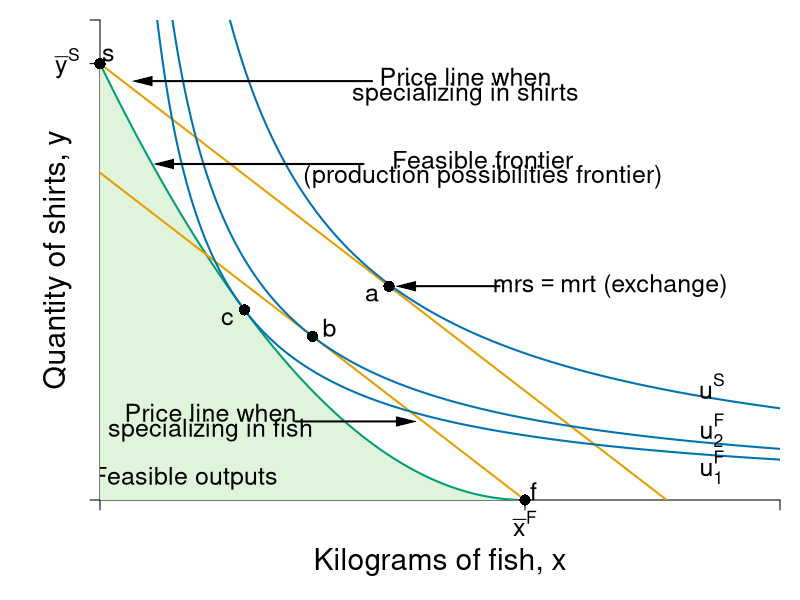

Generate this figure with R:
#Graph Designer: Simon Halliday + Scott Cohn
#Authors: Bowles and Halliday
#Title: Coordination, Conflict and Competition: A Text in Microeconomics

require(shape)
pdf(file = "specprodexch/ppf_eos_indiff_poverty_trap.pdf", width = 9, height = 9)

#Set parameters for graphics
pointsize <- 1.8
axislabelsize <- 1.8
labelsize <- 1.5
namesize <- 1.8
annotatesize <- 1.5
graphlinewidth <- 2
segmentlinewidth <- 1.5

COL <- c("#7fc97f", "#beaed4", "#fdc086", "#ffff99", "#386cb0", "#f0027f", "#bf5b17", "#666666")
COLA <- c("#e0f3db", "#99d8c9","#66c2a4","#41ae76", "#238b45", "#005824")
COLB <- c("#4eb3d3", "#2b8cbe", "#0868ac","#084081")
grays <- gray.colors(25, start = 1, end = 0)
CBCols <- c("#009E73","#0072B2","#E69F00")

#Edited the margins to cater for the larger LHS labels
par(mar =  c(5, 5, 1, 1))


ppf <- function(fish, k = 10/25, alpha = 2, maxfish = 5) {
  k * (fish - maxfish)^alpha 
}


uFn <- function(x, y, alpha = 0.5){
  (x^alpha)*(y^(1-alpha))
}

budgetExchange <- function(x, yintercept = 12, slope = 1){
  yintercept - slope * x
}

xlims <- c(0, 8)
ylims <- c(0, 11)

npts <- 501 
x <- seq(xlims[1], xlims[2], length.out = npts)
y <- seq(ylims[1], ylims[2], length.out = npts) 
a <- c(uFn(1.7, ppf(1.7)), sqrt(9.375), 4.1)

plot(0, 0, xlim = xlims, ylim = ylims, type = "n",
     xlab = expression(paste("")),
     ylab = expression(paste("")), 
     xaxt = "n", 
     yaxt = "n", 
     cex.lab = axislabelsize, 
     bty = "n", 
     xaxs = "i", 
     yaxs = "i"
)

# ticksy <- seq(from = 0, to = ylims[2], by = 1)
# ylabels <- seq(from = 0, to = ylims[2], by = 1)
# ticksx <- seq(from = 0, to = xlims[2], by = 1)
# xlabels <- seq(from = 0, to = xlims[2], by = 1)
ticksy <- c(ylims[1], 10, ylims[2])
ylabels <- c(NA, expression(paste(bar(y)^S)) , NA)
ticksx <- c(xlims[1], 5,  xlims[2])
xlabels <- c(NA, expression(paste(bar(x)^F)), NA)


axis(1, at = ticksx, pos = 0, labels = xlabels, cex.axis = labelsize)
axis(2, at = ticksy, pos = 0, labels = ylabels, las = 1, cex.axis = labelsize)

npts <- 500 
xx1 <- seq(0, 5, length.out = npts)
xx2 <- seq(0, xlims[2], length.out = npts)
xx3 <- seq(xlims[1], 0, length.out = npts)
xx4 <- seq(-11, 0, length.out = npts)

#Draw the polygon for shading the feasible set
xpoly1 <- seq(from = 0, to = 5, length.out = 500)
ypoly1 <- ppf(xpoly1, k = 10/25, alpha = 2, maxfish = 5)
polygon(x = c(xpoly1, rev(xpoly1[1])), y = c(ypoly1, rev(ypoly1)[1]), col = COLA[1], density = NULL, border = NA)

#Draw the graphs
lines(xx1, ppf(xx1, k = 10/25, alpha = 2, maxfish = 5), col = CBCols[1], lwd = graphlinewidth)
lines(xx2, budgetExchange(xx2,  yintercept = 10, slope = 1.5), col = CBCols[3], lwd = graphlinewidth)
lines(xx2, budgetExchange(xx2,  yintercept = 7.5, slope = 1.5), col = CBCols[3], lwd = graphlinewidth)

#Label axes
mtext(expression(paste("Kilograms of fish, ", x)), side = 1, line = 3, cex = axislabelsize)
text(-0.5, 0.5*ylims[2], expression(paste("Quantity of shirts, ", y)), xpd = TRUE, cex = axislabelsize, srt = 90) 


contour(x, y, 
        outer(x, y, uFn),
        drawlabels = FALSE,
        col = CBCols[2],
        lwd = graphlinewidth,
        levels = a, 
        xaxs="i", 
        yaxs="i", 
        add = TRUE)

#Label the indifference curves
text(7.2, 2.6, expression(u^S), cex = labelsize)
text(7.2, 1.6, expression(u[2]^F), cex = labelsize)
text(7.2, 0.75, expression(u[1]^F), cex = labelsize)

#Label points A and B
text(3.4 - 0.2, budgetExchange(3.4,  yintercept = 10, slope = 1.5) -0.2, expression(a), cex = labelsize)
Arrows(4.7, budgetExchange(3.4,  yintercept = 10, slope = 1.5),
       3.4 + 0.2, budgetExchange(3.4,  yintercept = 10, slope = 1.5), 
       col = "black", lty = 1, lwd = 2, arr.type = "triangle", arr.lwd = 0.5)

text(6, budgetExchange(3.4,  yintercept = 10, slope = 1.5), expression(paste(mrs == mrt, " (exchange)")), cex = labelsize)
points(3.4, budgetExchange(3.4,  yintercept = 10, slope = 1.5), pch = 16, col = "black", cex = 1.5)
points(2.5,3.75, pch = 16, col = "black", cex = 1.5)
text(2.7, 3.95, expression(b), cex = labelsize)

points(1.7, ppf(1.7), pch = 16, col = "black", cex = 1.5)
text(1.7 - 0.2, ppf(1.7) - 0.2, expression(c), cex = labelsize)

points(0, ppf(0), pch = 16, col = "black", cex = 1.5, xpd = TRUE)
text(0 + 0.1, ppf(0) + 0.2, expression(s), cex = labelsize)

points(5, 0, pch = 16, col = "black", cex = 1.5, xpd = TRUE)
text(5 + 0.1, 0 + 0.2, expression(f), cex = labelsize)

#Label the feasible frontier
text(4.5, 7.8, expression("Feasible frontier"), cex = labelsize )
text(4.5, 7.4, expression("(production possibilities frontier)"), cex = labelsize)
Arrows(3.1, 7.7, 0.75, 7.7, col = "black", lty = 1, lwd = 2, arr.type = "triangle", arr.lwd = 0.5)

# Label feasible outputs
text(1, 0.5, expression("Feasible outputs"), cex = labelsize )

#Label the exchange constraints
text(4.3, 9.7, expression("Price line when"), cex = labelsize)
text(4.3, 9.3, expression("specializing in shirts"), cex = labelsize)
Arrows(3.2, 9.6, 0.5, 9.6, col = "black", lty = 1, lwd = 2, arr.type = "triangle", arr.lwd = 0.5)


text(1.3, 2, expression("Price line when"), cex = labelsize)
text(1.3, 1.6, expression("specializing in fish"), cex = labelsize)
Arrows(2.3, 1.8, 3.6, 1.8, col = "black", lty = 1, lwd = 2, arr.type = "triangle", arr.lwd = 0.5)

#Label mrt = mrs
# text(5.5, 4.5, expression(paste(mrs(x,y) == mrt(x,y))), cex = labelsize)
# Arrows(4.5, 4.5, 1.9, 4.5, col = "black", lty = 1, lwd = 2, arr.type = "triangle", arr.lwd = 0.5)


dev.off()
